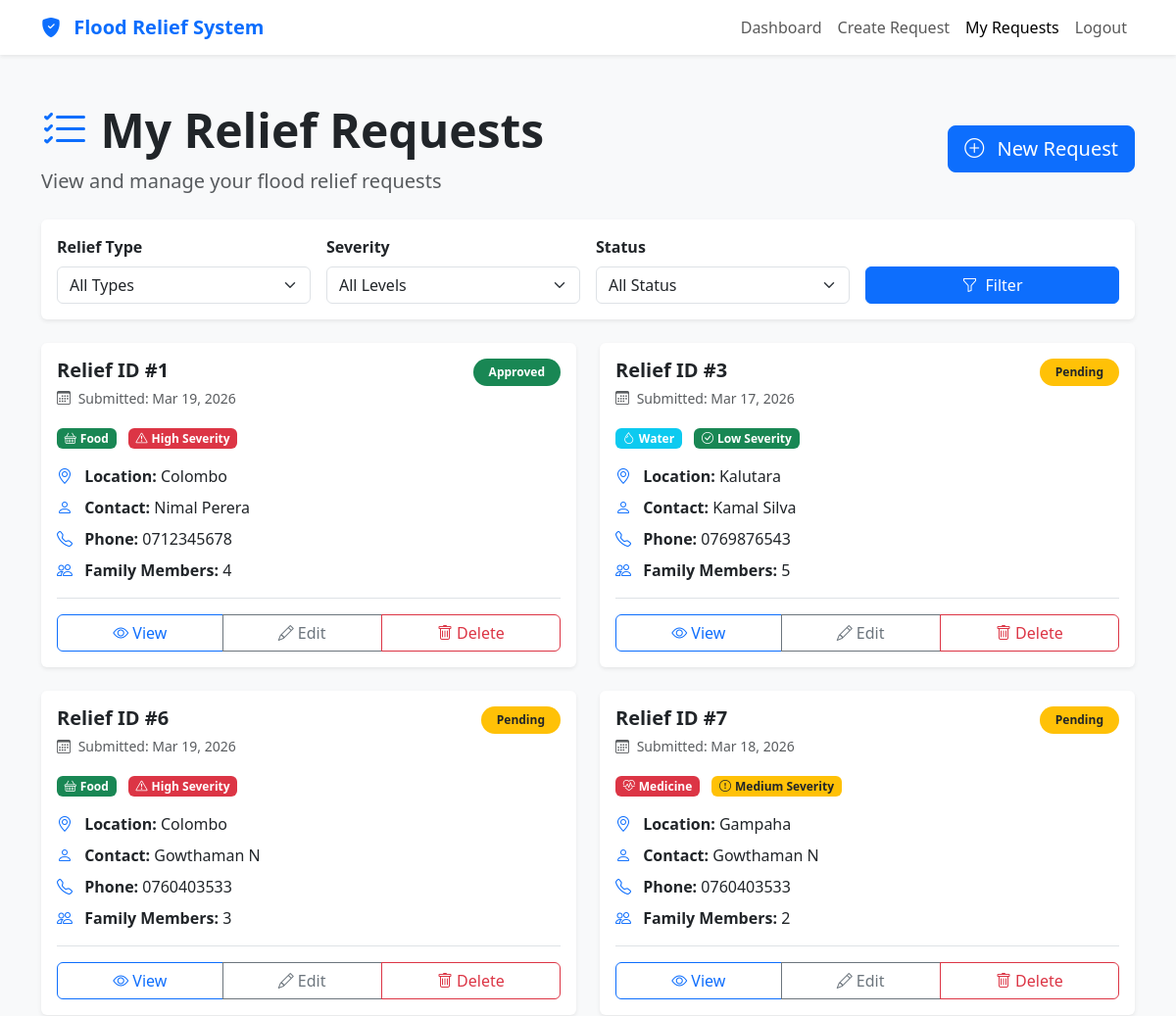
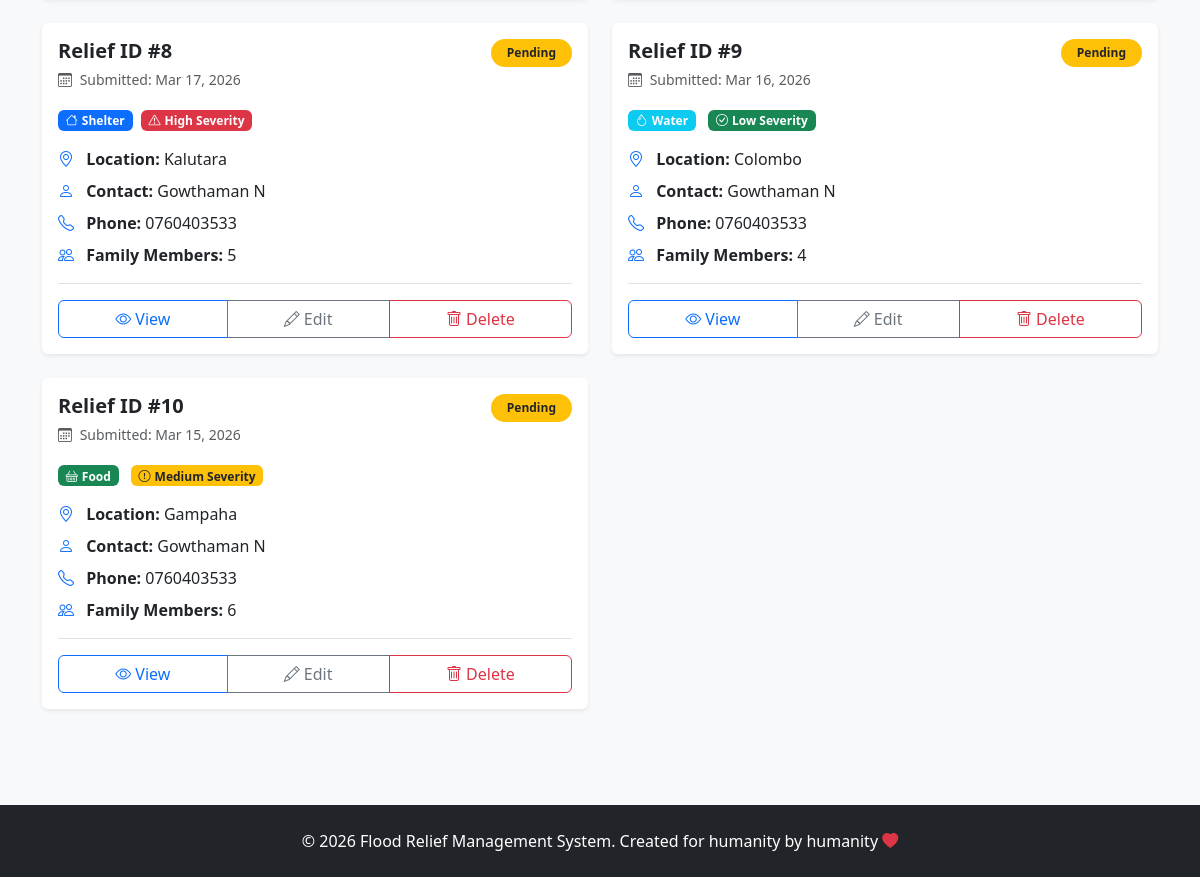
/FullStackProject/User/view_requests.php (signed in), run on the app's committed database (2 pictures, top to bottom).
### tables this page shows
CREATE TABLE `reliefdetails` (
  `ReliefID` int(11) NOT NULL,
  `UserID` int(11) DEFAULT NULL,
  `TypeofRelief` enum('Water','Food','Medicine','Shelter') DEFAULT NULL,
  `District` varchar(255) NOT NULL,
  `DivisionalSecretariat` varchar(255) NOT NULL,
  `GNDivision` varchar(255) NOT NULL,
  `ContactPersonName` varchar(255) NOT NULL,
  `ContactPersonNumber` varchar(12) NOT NULL,
  `Address` varchar(255) NOT NULL,
  `NoOfFamilyMembers` int(11) NOT NULL,
  `FloodSeverityLevel` enum('Low','Medium','High') DEFAULT NULL,
  `Description` varchar(255) DEFAULT NULL,
  `Status` enum('Pending','Approved','Completed') DEFAULT NULL,
  `date` date DEFAULT curdate()
);

### FullStackProject/User/reterivedata_cards.php (called while the page is built, shortened)
<?php
include 'connection.php';
$UserID = $_SESSION['userid'];
$stmt = $conn->prepare("SELECT *
        FROM reliefdetails
        WHERE UserID = ?");
$stmt->bind_param("i", $UserID);
$stmt->execute();
$result = $stmt->get_result();
?>

### FullStackProject/User/view_requests.php (the view, shortened to what this page needs)
<?php
    include 'reterivedata_cards.php';
 ?>
<!DOCTYPE html>
<html lang="en">
<head>
    <link href="https://cdn.jsdelivr.net/npm/bootstrap@5.3.2/dist/css/bootstrap.min.css" rel="stylesheet">
    <link rel="stylesheet" href="https://cdn.jsdelivr.net/npm/bootstrap-icons@1.11.1/font/bootstrap-icons.css">
</head>
<body class="bg-light">
    <nav class="navbar navbar-expand-lg navbar-light bg-white shadow-sm">
        <div class="container">
            <a class="navbar-brand fw-bold text-primary" href="http://localhost/FullStackProject/User/dashboard.php">
                <i class="bi bi-shield-fill-check me-2"></i>
                Flood Relief System
            </a>
            <div class="collapse navbar-collapse" id="navbarNav">
                <ul class="navbar-nav ms-auto">
                    <li class="nav-item">
                        <a class="nav-link" href="http://localhost/FullStackProject/User/dashboard.php">Dashboard</a>
                    </li>
                    <li class="nav-item">
                        <a class="nav-link" href="http://localhost/FullStackProject/User/create_request.php">Create Request</a>
                    </li>
                    <li class="nav-item">
                        <a class="nav-link active" href="http://localhost/FullStackProject/User/view_requests.php">My Requests</a>
                    </li>
                    <li class="nav-item">
                        <a class="nav-link" href="http://localhost/FullStackProject/index.html">Logout</a>
                    </li>
                </ul>
            </div>
        </div>
    </nav>
    <div class="container py-5">
        <div class="d-flex justify-content-between align-items-center mb-4">
            <div>
                <h1 class="display-5 fw-bold">
                    <i class="bi bi-list-check text-primary"></i>
                    My Relief Requests
                </h1>
                <p class="lead text-muted mb-0">View and manage your flood relief requests</p>
            </div>
            <a href="http://localhost/FullStackProject/User/create_request.php" class="btn btn-primary btn-lg">
                <i class="bi bi-plus-circle me-2"></i>
                New Request
            </a>
        </div>
        <div class="card border-0 shadow-sm mb-4">
            <form method="GET" action="http://localhost/FullStackProject/User/filterrelief.php">
             <div class="card-body">
                <div class="row g-3 align-items-end">
                    <div class="col-md-3">
                        <label class="form-label fw-semibold">Relief Type</label>
                        <select class="form-select" name="relief_type">
                            <option value="">All Types</option>
                        </select>
                    </div>
                    <div class="col-md-3">
                        <label class="form-label fw-semibold">Severity</label>
                        <select class="form-select" name="severity_level">
                            <option value="">All Levels</option>
                        </select>
                    </div>
                    <div class="col-md-3">
                        <label class="form-label fw-semibold">Status</label>
                        <select class="form-select" name="status">
                            <option value="">All Status</option>
                        </select>
                    </div>
                    <div class="col-md-3">
                        <button class="btn btn-primary w-100">
                            <i class="bi bi-funnel me-2"></i>Filter
                        </button>
                    </div>
                </div>
            </div>
        </div>
        <div class="row g-4">
           <?php while($row = $result->fetch_assoc()) { ?>
            <div class="col-lg-6">
                <div class="card border-0 shadow-sm h-100">
                    <div class="card-body">
                        <div class="d-flex justify-content-between align-items-start mb-3">
                            <div>
                                <h5 class="card-title fw-bold mb-1">Relief ID #<?php echo $row['ReliefID']; ?></h5>
                                <small class="text-muted">
                                    <i class="bi bi-calendar3 me-1"></i>
                                    Submitted: <?php echo date("M d, Y", strtotime($row['date'])); ?>
                                </small>
                            </div>
                            <?php
                                if($row['Status'] == 'Approved'){
                                 ?>
                                    <span class="badge bg-success rounded-pill px-3 py-2">
                                        <?php echo $row['Status']; ?>
                                    </span>
                                <?php }
                                elseif($row['Status'] == 'Pending'){
                                 ?>
                                    <span class="badge bg-warning text-dark rounded-pill px-3 py-2">
                                        <?php echo $row['Status']; ?>
                                    </span>
                                <?php }
                                elseif($row['Status'] == 'Completed'){
                                 ?>
                                    <span class="badge bg-secondary rounded-pill px-3 py-2">
                                        <?php echo $row['Status']; ?>
                                    </span>
                                <?php } ?>
                        </div>
                        <div class="mb-3">
                                <?php
                                if($row['TypeofRelief'] == 'Food'){
                                 ?>
                                    <span class="badge bg-success me-2">
                                        <i class="bi bi-basket me-1"></i><?php echo $row['TypeofRelief']; ?>
                                    </span>
                                <?php }
                                elseif($row['TypeofRelief'] == 'Water'){
                                 ?>
                                    <span class="badge bg-info me-2">
                                        <i class="bi bi-droplet me-1"></i><?php echo $row['TypeofRelief']; ?>
                                    </span>
                                <?php }
                                elseif($row['TypeofRelief'] == 'Medicine'){
                                 ?>
                                    <span class="badge bg-danger me-2">
                                        <i class="bi bi-heart-pulse me-1"></i><?php echo $row['TypeofRelief']; ?>
                                    </span>
                                <?php }
                                elseif($row['TypeofRelief'] == 'Shelter'){
                                    ?>
                                    <span class="badge bg-primary me-1">
                                        <i class="bi bi-house me-1"></i><?php echo $row['TypeofRelief']; ?>
                                    </span>
                                <?php }
                                if($row['FloodSeverityLevel'] == 'High'){
                                 ?>
                                    <span class="badge bg-danger">
                                        <i class="bi bi-exclamation-triangle me-1"></i><?php echo $row['FloodSeverityLevel']; ?> Severity
                                    </span>
                                <?php }
                                elseif($row['FloodSeverityLevel'] == 'Medium'){
                                 ?>
                                    <span class="badge bg-warning text-dark">
                                        <i class="bi bi-exclamation-circle me-1"></i><?php echo $row['FloodSeverityLevel']; ?> Severity
                                    </span>
                                <?php }
                                elseif($row['FloodSeverityLevel'] == 'Low'){
                                 ?>
                                    <span class="badge bg-success">
                                        <i class="bi bi-check-circle me-1"></i><?php echo $row['FloodSeverityLevel']; ?> Severity
                                    </span>
                                <?php } ?>
                        </div>
                        <div class="mb-2">
                            <i class="bi bi-geo-alt text-primary me-2"></i>
                            <strong>Location: </strong><?php echo $row['District']; ?>
                        </div>
                        <div class="mb-2">
                            <i class="bi bi-person text-primary me-2"></i>
                            <strong>Contact: </strong><?php echo $row['ContactPersonName']; ?>
                        </div>
                        <div class="mb-2">
                            <i class="bi bi-telephone text-primary me-2"></i>
                            <strong>Phone: </strong><?php echo $row['ContactPersonNumber']; ?>
                        </div>
                        <div class="mb-3">
                            <i class="bi bi-people text-primary me-2"></i>
                            <strong>Family Members: </strong><?php echo $row['NoOfFamilyMembers']; ?>
                        </div>
                        <div class="border-top pt-3">
                            <div class="btn-group w-100" role="group">
                                <button type="button" class="btn btn-outline-primary viewBtn"
                                    data-id="<?php echo $row['ReliefID']; ?>"
                                    data-name="<?php echo $row['ContactPersonName']; ?>"
                                    data-type="<?php echo $row['TypeofRelief']; ?>"
                                    data-severity="<?php echo $row['FloodSeverityLevel']; ?>"
                                    data-status="<?php echo $row['Status']; ?>"
                                    data-date="<?php echo $row['date']; ?>"
                                    data-contact="<?php echo $row['ContactPersonNumber']; ?>"
                                    data-family="<?php echo $row['NoOfFamilyMembers']; ?>"
                                    data-address="<?php echo $row['District']; ?>"
                                    data-description="<?php echo $row['Description']; ?>">
                                 <i class="bi bi-eye me-1"></i>View
                                </button>
                                <a href="http://localhost/FullStackProject/User/create_request.php?id=<?php echo $row['ReliefID']; ?>"
                                 class="btn btn-outline-secondary">
                                    <i class="bi bi-pencil me-1"></i>Edit
                                </a>
                                <a href="http://localhost/FullStackProject/User/deleterelief.php?id=<?php echo $row['ReliefID']; ?>"
                                class="btn btn-outline-danger"
                                onclick="return confirm('Are you sure you want to delete this request?');">
                                    <i class="bi bi-trash me-1"></i>Delete
                                </a>
                            </div>
                        </div>
                    </div>
                </div>
            </div>
                <?php } ?>
        </div>
    </div>
    <footer class="bg-dark text-white text-center py-4 mt-5">
        <div class="container">
            <p class="mb-0">&copy; 2026 Flood Relief Management System. Created for humanity by humanity <i class="bi bi-heart-fill text-danger"></i></p>
        </div>
    </footer>
</body>
</html>

### data on the page
reliefdetails: ReliefID "1", date "Mar 19, 2026", Status "Approved", TypeofRelief "Food", FloodSeverityLevel "High", District "Colombo", ContactPersonName "Nimal Perera", ContactPersonNumber "0712345678", NoOfFamilyMembers "4"
reliefdetails: ReliefID "3", date "Mar 17, 2026", Status "Pending", TypeofRelief "Water", FloodSeverityLevel "Low", District "Kalutara", ContactPersonName "Kamal Silva", ContactPersonNumber "0769876543", NoOfFamilyMembers "5"
reliefdetails: ReliefID "6", date "Mar 19, 2026", Status "Pending", TypeofRelief "Food", FloodSeverityLevel "High", District "Colombo", ContactPersonName "Gowthaman N", ContactPersonNumber "0760403533", NoOfFamilyMembers "3"
reliefdetails: ReliefID "7", date "Mar 18, 2026", Status "Pending", TypeofRelief "Medicine", FloodSeverityLevel "Medium", District "Gampaha", ContactPersonName "Gowthaman N", ContactPersonNumber "0760403533", NoOfFamilyMembers "2"
reliefdetails: ReliefID "8", date "Mar 17, 2026", Status "Pending", TypeofRelief "Shelter", FloodSeverityLevel "High", District "Kalutara", ContactPersonName "Gowthaman N", ContactPersonNumber "0760403533", NoOfFamilyMembers "5"
reliefdetails: ReliefID "9", date "Mar 16, 2026", Status "Pending", TypeofRelief "Water", FloodSeverityLevel "Low", District "Colombo", ContactPersonName "Gowthaman N", ContactPersonNumber "0760403533", NoOfFamilyMembers "4"
reliefdetails: ReliefID "10", date "Mar 15, 2026", Status "Pending", TypeofRelief "Food", FloodSeverityLevel "Medium", District "Gampaha", ContactPersonName "Gowthaman N", ContactPersonNumber "0760403533", NoOfFamilyMembers "6"
